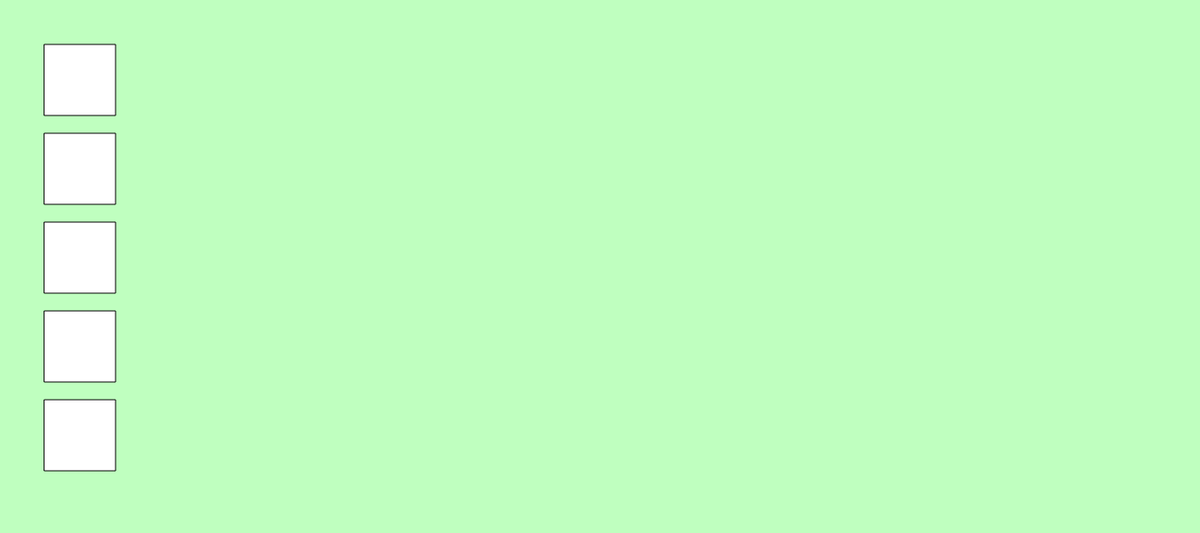
Frame 1 (no input)
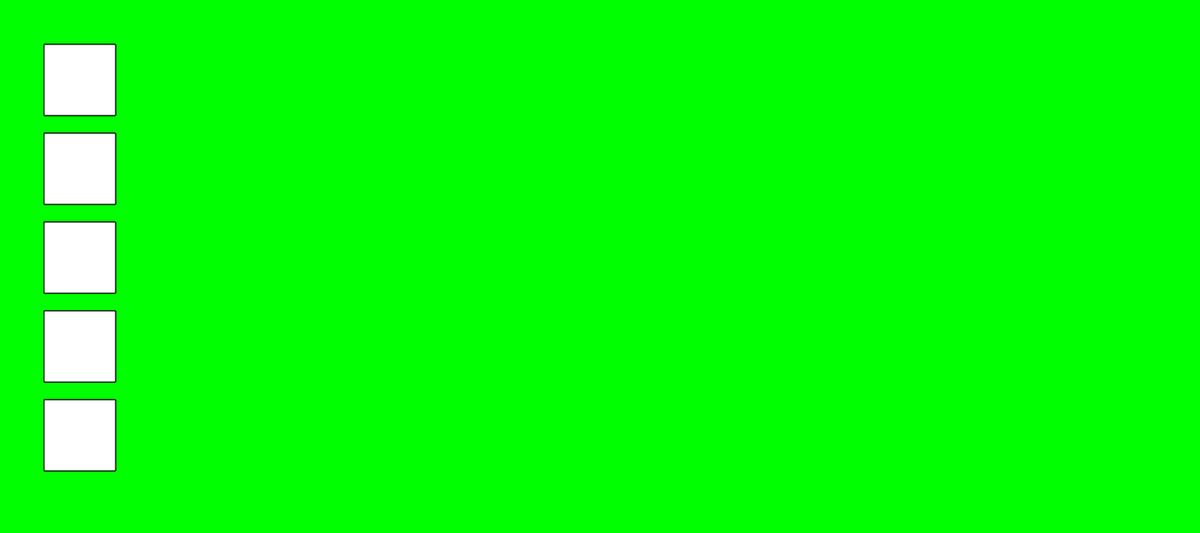
Frame 60 (no input)
Frame 120 (the mouse pressed at the canvas centre since frame 60): identical to frame 60, image omitted

The p5.js sketch that drew these frames (run headless with seeded random() and noise() and a simulated clock; from frame 60 on, the mouse is pressed at the canvas centre):

// p5.js sketch
// ── sketch.js
function setup()
{
    createCanvas(1350,600);
}

function draw()
{
    
    // //this command clears the background to black (try changing the numbers)
    // background(0,0,0);
    
    // //change the fill color
    // fill(255,0,0);
    
    // //change the outline color
    // stroke(0,255,0);
    
    // //this command draws a rectangle with the outline and fill colors that we just set
    // rect(125,125,250,250);
    // integer RGBA notation
    background('rgba(0,255,0, 0.25)');


    rect(50,50,80,80);
    rect(50,150,80,80);
    rect(50,250,80,80);
    rect(50,350,80,80);
    rect(50,450,80,80);
    
}
